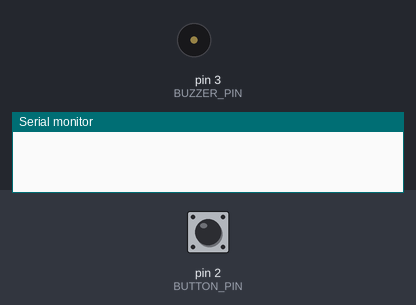
A sketch run on a simulated Arduino Uno, built with avr-gcc and run on an emulated ATmega328P. On the bench: buzzer (waves = sounding), the last lines printed to the serial monitor. The test bench sets the inputs (shaded band); at power-on: pin 2 (BUTTON_PIN) HIGH.

Above: at 1.2 s.
1.3 s: pin 2 (BUTTON_PIN) pulled LOW for 0.15 s
At 1.37 s:
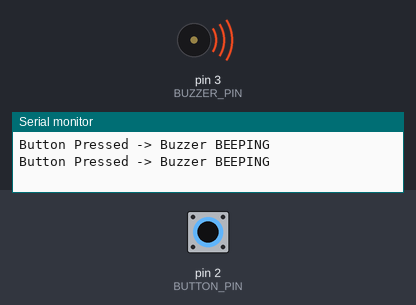
2.9 s: pin 2 (BUTTON_PIN) pulled LOW for 3.2 s
At 6.8 s:
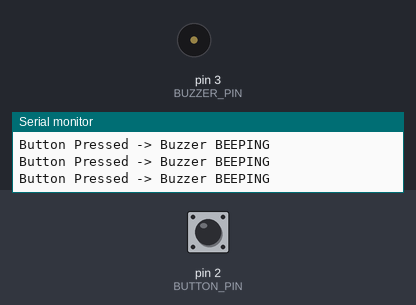
Timing chart, 0 to 8.3 s (numbered marks = the images above; inputs shaded):
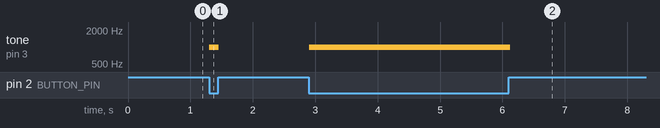

Measured:
- after the input at 1.3 s, tone on pin 3 (BUZZER_PIN): silent → 1000 Hz at once, → silent 0.15 s later
- after the input at 2.9 s, tone on pin 3 (BUZZER_PIN): silent → 1000 Hz at once, → silent 3.2 s later

The sketch:

change_LED_color_061726a.ino
```cpp
#define BUTTON_PIN 2 //button
#define BUZZER_PIN 3 //buzzer

void setup() {
  Serial.begin(115200);

  pinMode(BUTTON_PIN, INPUT_PULLUP); // Use internal pull-up resistor; automatically turns HIGH
  pinMode(BUZZER_PIN, OUTPUT);

  digitalWrite(BUZZER_PIN, LOW); //buzzer starts silent

}

void loop() {
  int buttonState = digitalRead(BUTTON_PIN);


  if (buttonState == LOW) {
    Serial.println("Button Pressed -> Buzzer BEEPING");
    // digitalWrite(BUZZER_PIN, HIGH);
    tone(BUZZER_PIN, 1000);
  } else {
    // Button is released
    // digitalWrite(BUZZER_PIN, LOW);   //stops active buzzer
    noTone(BUZZER_PIN);

  }

  delay(50); // delay to help debounce the button

}
```
